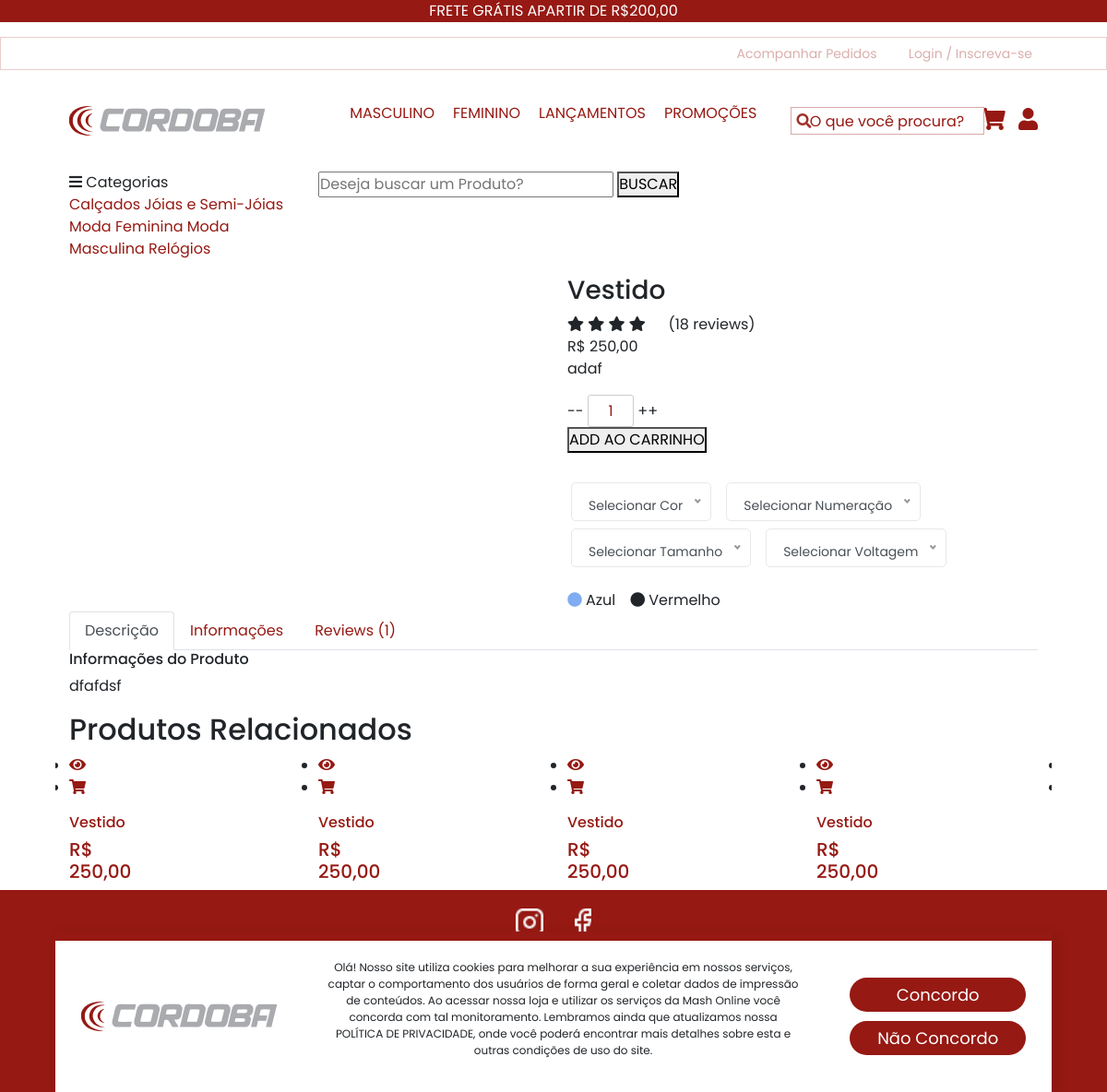
Screenshot of /produto-vestido with the database file from the repository.
### tables this page shows
CREATE TABLE `categorias` (
  `id` int(11) NOT NULL AUTO_INCREMENT,
  `nome` varchar(50) NOT NULL,
  `nome_url` varchar(50) NOT NULL,
  `imagem` varchar(100) NOT NULL,
  PRIMARY KEY (`id`)
);

CREATE TABLE `produtos` (
  `id` int(11) NOT NULL AUTO_INCREMENT,
  `categoria` int(11) NOT NULL,
  `sub_categoria` int(11) NOT NULL,
  `nome` varchar(100) NOT NULL,
  `nome_url` varchar(100) NOT NULL,
  `descricao` varchar(1000) NOT NULL,
  `descricao_longa` text NOT NULL,
  `valor` decimal(10,2) NOT NULL,
  `imagem` varchar(100) NOT NULL,
  `estoque` int(11) NOT NULL,
  `tipo_envio` int(11) NOT NULL,
  `palavras` varchar(250) NOT NULL,
  `ativo` varchar(5) NOT NULL,
  `peso` double(8,2) DEFAULT NULL,
  `largura` double(8,2) DEFAULT NULL,
  `altura` double(8,2) DEFAULT NULL,
  `comprimento` double(8,2) DEFAULT NULL,
  `modelo` varchar(100) DEFAULT NULL,
  `valor_frete` decimal(8,2) DEFAULT NULL,
  `promocao` varchar(5) NOT NULL,
  PRIMARY KEY (`id`)
);

CREATE TABLE `carac` (
  `id` int(11) NOT NULL AUTO_INCREMENT,
  `nome` varchar(50) NOT NULL,
  PRIMARY KEY (`id`)
);

CREATE TABLE `carac_itens` (
  `id` int(11) NOT NULL AUTO_INCREMENT,
  `id_carac_prod` int(11) NOT NULL,
  `nome` varchar(50) NOT NULL,
  `valor_item` varchar(50) DEFAULT NULL,
  PRIMARY KEY (`id`)
);

### produto.php (the view, shortened to what this page needs)
<?php
require_once("cabecalho.php");
require_once("conexao.php");
?>
<?php
require_once("cabecalho-busca.php");
?>
<?php
$produto_get = @$_GET['nome'];
?>
<?php
$query = $pdo->query("SELECT * FROM produtos where nome_url = '$produto_get' ");
$res = $query->fetchAll(PDO::FETCH_ASSOC);
$nome = $res[0]['nome'];
$sub_cat = $res[0]['sub_categoria'];
$valor = $res[0]['valor'];
$descricao = $res[0]['descricao'];
$desc_longa = $res[0]['descricao_longa'];
$id_produto = $res[0]['id'];
 $valor = number_format($valor, 2, ',', '.');
?>
<section class="product-details spad">
    <div class="container">
        <div class="row">
            <div class="col-lg-6 col-md-6">
                <div class="product__details__pic">
                    <div class="product__details__pic__item">
                    </div>
                    <div class="product__details__pic__slider owl-carousel">
                    </div>
                </div>
            </div>
            <div class="col-lg-6 col-md-6">
                <div class="product__details__text">
                    <h3><?php echo $nome ?></h3>
                    <div class="product__details__rating">
                        <i class="fa fa-star"></i>
                        <i class="fa fa-star"></i>
                        <i class="fa fa-star"></i>
                        <i class="fa fa-star"></i>
                        <i class="fa fa-star-half-o"></i>
                        <span>(18 reviews)</span>
                    </div>
                    <div class="product__details__price">R$ <?php echo $valor ?></div>
                    <p><?php echo $descricao ?></p>
                    <form method="post" id="form-add">
                    <div class="product__details__quantity">
                        <div class="quantity">
                            <div class="pro-qty">
                                <input type="text" name="quantidade" value="1">
                            </div>
                        </div>
                    </div>
                    <button class="primary-btn" id="btn-add-car">ADD AO CARRINHO</button>
                        <div class="row mt-4 ml-1">
                            <?php
                               $query2 = $pdo->query("SELECT * from carac_prod where id_prod = '$id_produto' ");
                                $res2 = $query2->fetchAll(PDO::FETCH_ASSOC);
                                for ($i=0; $i < count($res2); $i++) {
                                    $id_carac = $res2[$i]['id_carac'];
                                    $query3 = $pdo->query("SELECT * from carac where id = '$id_carac' ");
                                $res3 = $query3->fetchAll(PDO::FETCH_ASSOC);
                                $nome_carac = $res3[0]['nome'];
                                if($nome_carac == 'Cor'){
                                    @$tem_cor = 'Sim';
                                }
                             ?>
                            <div class="mr-3 mt-2">
                            </div>
                        <?php } ?>
                        </div>
                        </form>
                       <?php if(@$tem_cor == 'Sim'){ ?>
                             <div class="mt-4">
                                <?php
                                    $query2 = $pdo->query("SELECT * from carac_prod where id_prod = '$id_produto' ");
                                $res2 = $query2->fetchAll(PDO::FETCH_ASSOC);
                                for ($i=0; $i < count($res2); $i++) {
                                    $id_carac = $res2[$i]['id_carac'];
                                    $id_carac_prod = $res2[$i]['id'];
                                    $query3 = $pdo->query("SELECT * from carac where id = '$id_carac' ");
                                $res3 = $query3->fetchAll(PDO::FETCH_ASSOC);
                                $nome_carac = $res3[0]['nome'];
                                if($nome_carac == 'Cor'){
                                     $query4 = $pdo->query("SELECT * from carac_itens where id_carac_prod = '$id_carac_prod'");
                                $res4 = $query4->fetchAll(PDO::FETCH_ASSOC);
                                for ($i2=0; $i2 < count($res4); $i2++) {
                                    echo "<span class='mr-3'><i class='fa fa-circle mr-1' style='color:".$res4[$i2]['valor_item']."'></i>" .$res4[$i2]['nome']."</span>";
                                }
                            }
                        }
                                 ?>
                           </div>
                          <?php } ?>
                </div>
            </div>
            <div class="col-lg-12">
                <div class="product__details__tab">
                    <ul class="nav nav-tabs" role="tablist">
                        <li class="nav-item">
                            <a class="nav-link active" data-toggle="tab" href="#tabs-1" role="tab"
                            aria-selected="true">Descrição</a>
                        </li>
                        <li class="nav-item">
                            <a class="nav-link" data-toggle="tab" href="#tabs-2" role="tab"
                            aria-selected="false">Informações</a>
                        </li>
                        <li class="nav-item">
                            <a class="nav-link" data-toggle="tab" href="#tabs-3" role="tab"
                            aria-selected="false">Reviews <span>(1)</span></a>
                        </li>
                    </ul>
                    <div class="tab-content">
                        <div class="tab-pane active" id="tabs-1" role="tabpanel">
                            <div class="product__details__tab__desc">
                                <h6>Informações do Produto</h6>
                                <p><?php echo $desc_longa ?></p>
                            </div>
                        </div>
                    </div>
                </div>
            </div>
        </div>
    </div>
</section>
<section class="related-product">
    <div class="container">
        <div class="row">
            <div class="col-lg-12">
                <div class="section-title related__product__title">
                    <h2>Produtos Relacionados</h2>
                </div>
            </div>
        </div>
        <div class="row">
            <div class="categories__slider owl-carousel">
            <?php
 $query = $pdo->query("SELECT * FROM produtos where sub_categoria = '$sub_cat' order by id desc  ");
 $res = $query->fetchAll(PDO::FETCH_ASSOC);
 for ($i=0; $i < count($res); $i++) {
  $nome = $res[$i]['nome'];
  $valor = $res[$i]['valor'];
  $nome_url = $res[$i]['nome_url'];
  $imagem = $res[$i]['imagem'];
  $promocao = $res[$i]['promocao'];
  $id = $res[$i]['id'];
  $valor = number_format($valor, 2, ',', '.');
  if($promocao == 'Sim'){
    $queryp = $pdo->query("SELECT * FROM promocoes where id_produto = '$id' ");
    $resp = $queryp->fetchAll(PDO::FETCH_ASSOC);
    $valor_promo = $resp[0]['valor'];
    $desconto = $resp[0]['desconto'];
    $valor_promo = number_format($valor_promo, 2, ',', '.');
    ?>
   <div class="col-lg-3 col-md-4 col-sm-6 mix sapatos fresh-meat">
                    <div class="product__discount__item">
                        <div class="product__discount__item__pic set-bg"
                        data-setbg="img/produtos/<?php echo $imagem ?>">
                        <div class="product__discount__percent">-<?php echo $desconto ?>%</div>
                        <ul class="product__item__pic__hover">
                           <li><a href="produto-<?php echo $nome_url ?>"><i class="fa fa-eye"></i></a></li>
                           <li><a href="#"><i class="fa fa-shopping-cart"></i></a>
                           </ul>
                       </div>
                       <div class="product__discount__item__text">
                        <h5><a href="produto-<?php echo $nome_url ?>"><?php echo $nome ?></a></h5>
                        <div class="product__item__price">R$ <?php echo $valor_promo ?> <span>R$ <?php echo $valor ?></span></div>
                    </div>
                </div>
            </div>
   <?php }else{ ?>
<div class="col-lg-3 col-md-4 col-sm-6 mix sapatos fresh-meat">
    <div class="featured__item">
        <div class="featured__item__pic set-bg" data-setbg="img/produtos/<?php echo $imagem ?>">
            <ul class="featured__item__pic__hover">
                <li><a href="produto-<?php echo $nome_url ?>"><i class="fa fa-eye"></i></a></li>
                <li><a href="#"><i class="fa fa-shopping-cart"></i></a></li>
            </ul>
        </div>
        <div class="featured__item__text">
            <a href="produto-<?php echo $nome_url ?>"><h6><?php echo $nome ?></h6>
                <h5>R$ <?php echo $valor ?></h5></a>
            </div>
        </div>
    </div>
<?php } } ?>
    </div>
        </div>
    </div>
</section>
<?php
require_once("rodape.php");
?>

### cabecalho-busca.php (shortened to what this page needs)
<?php
require_once("conexao.php");
 ?>
    <section class="hero hero-normal">
        <div class="container">
            <div class="row">
                <div class="col-lg-3">
                    <div class="hero__categories">
                        <div class="hero__categories__all">
                            <i class="fa fa-bars"></i>
                            <span>Categorias</span>
                        </div>
                        <ul>
                             <?php
                        $query = $pdo->query("SELECT * FROM categorias order by nome asc ");
                        $res = $query->fetchAll(PDO::FETCH_ASSOC);
                        for ($i=0; $i < count($res); $i++) {
                          $nome = $res[$i]['nome'];
                          $nome_url = $res[$i]['nome_url'];
                          ?>
                          <a href="sub-categoria-de-<?php echo $nome_url ?>"><?php echo $nome ?></a>
                          <?php } ?>
                        </ul>
                    </div>
                </div>
                <div class="col-lg-9">
                    <div class="hero__search">
                        <div class="hero__search__form">
                            <form action="lista-produtos.php" method="get">
                                <input name="txtBuscar" type="text" placeholder="Deseja buscar um Produto?">
                                <button type="submit" class="site-btn">BUSCAR</button>
                            </form>
                        </div>
                    </div>
                </div>
            </div>
        </div>
    </section>

### css/style.css (style rules this page uses)
:root { --dark-red: #961913; --cinza: rgba(196, 196, 196, 0.05); --cinza-medio: rgba(196, 196, 196, 0.12); --cinza-medio24: rgba(196, 196, 196, 0.24); --red : #ff2020; --grey : #dcdcdc; --white : #fff; --darkgrey : #333; --yellow : #ffd513; }
* { margin: 0; padding: 0; box-sizing: border-box; font-family: 'Poppins', sans-serif; }
a { color: var(--dark-red); text-decoration: none; }
body { height: 100%; }
.container { width: min(90%, 1200px); margin: 0 auto; }
.pro-qty input { width: 50px; height: 35px; text-align: center; color: var(--dark-red); padding: 0 15px; border: 1px solid #ccc; border-radius: 3px; }

### rows the page displays
categorias: nome "Calçados"
categorias: nome "Jóias e Semi-Jóias"
categorias: nome "Moda Feminina"
categorias: nome "Moda Masculina"
categorias: nome "Relógios"
produtos: nome "Vestido", valor "250,00", descricao "adaf", descricao_longa "dfafdsf"
carac_itens: nome "Azul"
carac_itens: nome "Vermelho"

### other values shown
$texto_destaque "FRETE GRÁTIS APARTIR DE R$200,00"
